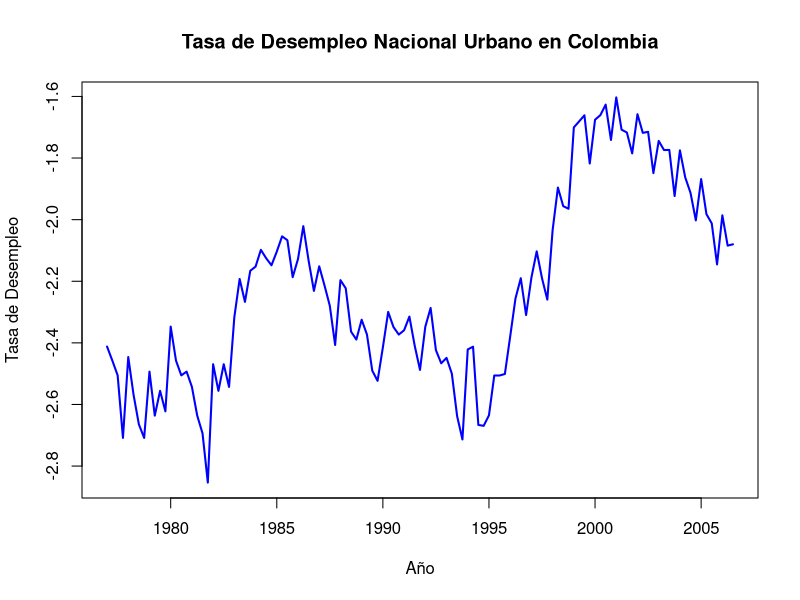
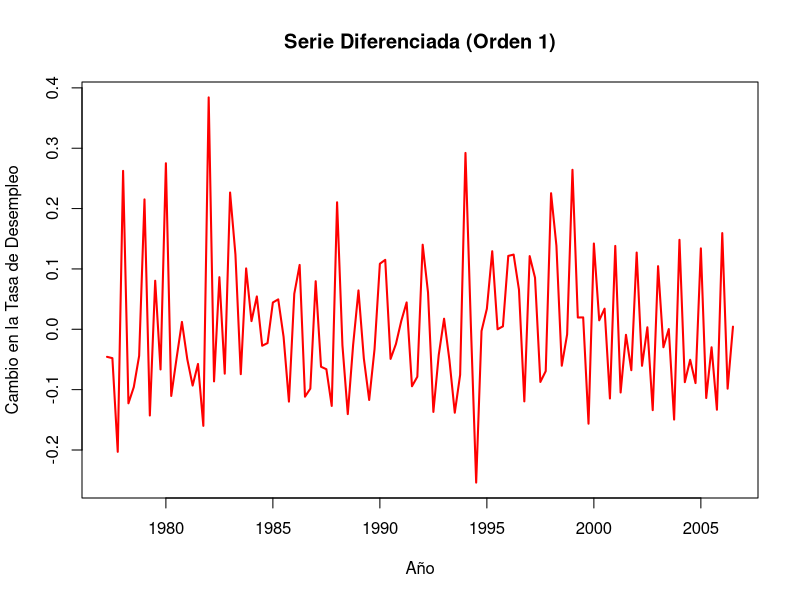
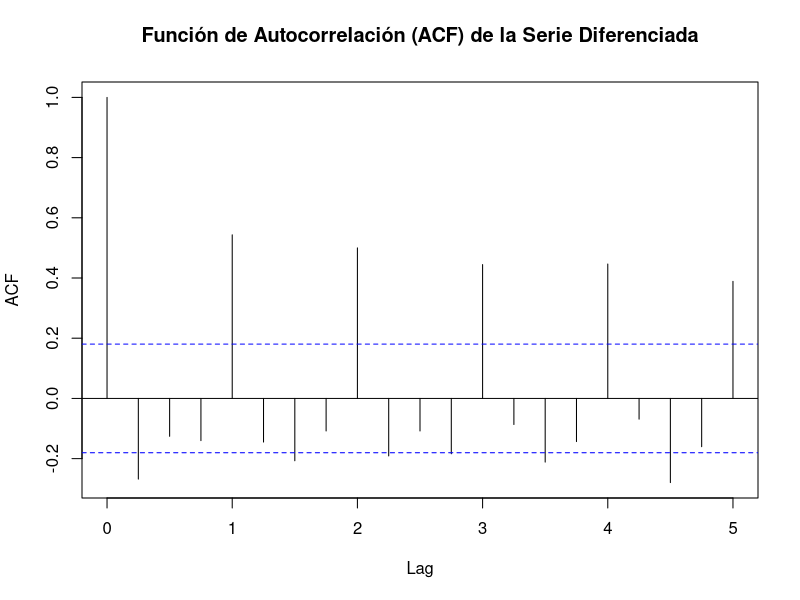
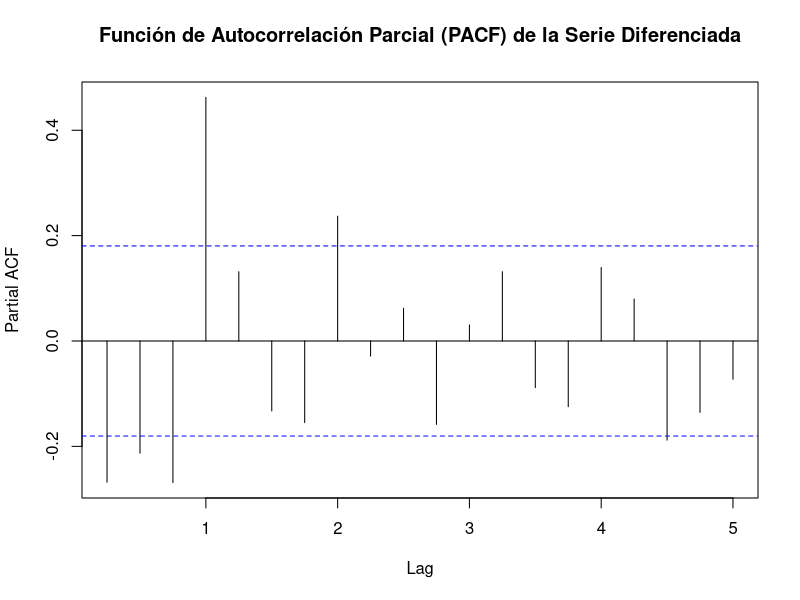
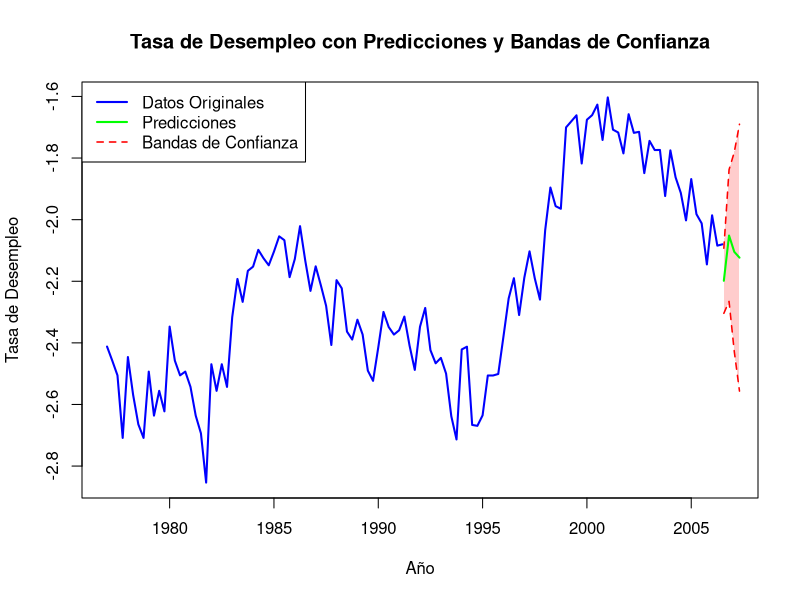
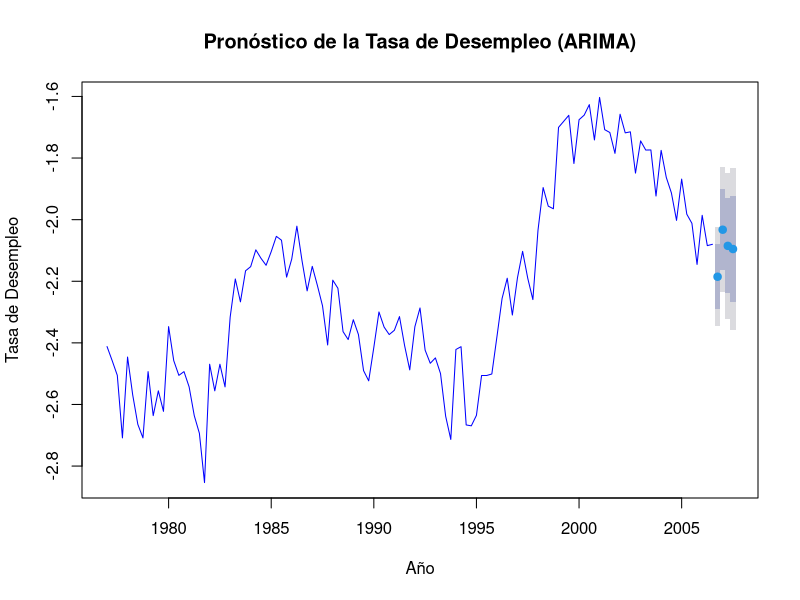
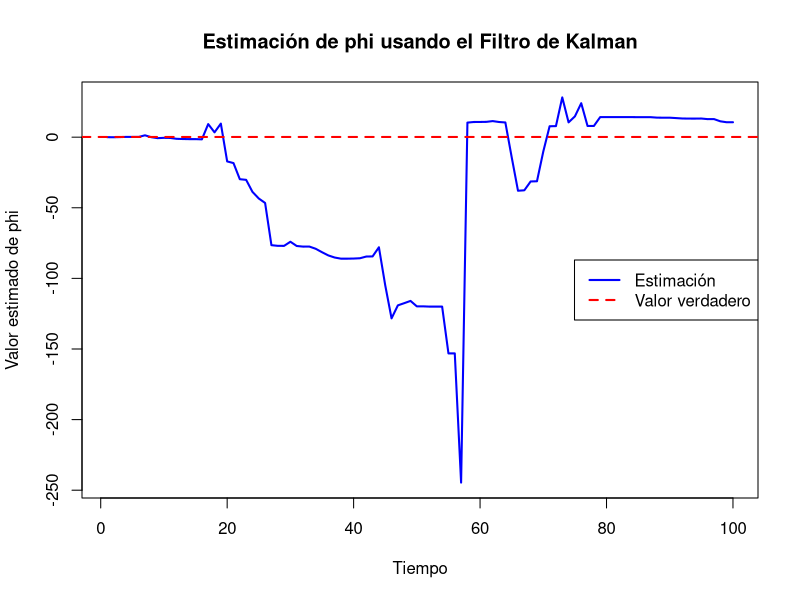

Source code (R) for these figures, in order:
## Parcial 2 Jhon Ramírez y Javier Rodriguez
### Punto 2
library(readxl)
library(tseries)
library(forecast)

# Cargar los datos desde el archivo Excel
P2 <- read_excel("P2.xls")

# Convertir a serie de tiempo trimestral (desde 1977, frecuencia = 4)
P2 <- log(ts(P2$DESEMP, start = c(1977, 1), frequency = 4))

# Gráfico de la serie original
plot(P2, main = "Tasa de Desempleo Nacional Urbano en Colombia", 
     ylab = "Tasa de Desempleo", xlab = "Año", col = "blue", lwd = 2)

# Diferenciación regular (elimina tendencia)
P2d1 <- diff(P2)
plot(P2d1, main = "Serie Diferenciada (Orden 1)", 
     ylab = "Cambio en la Tasa de Desempleo", xlab = "Año", col = "red", lwd = 2)
# Pruebas de estacionariedad (Dickey-Fuller Aumentado)
adf_test_original <- adf.test(P2, alternative = "stationary")
print(adf_test_original)

adf_test_d1 <- adf.test(P2d1, alternative = "stationary")
print(adf_test_d1)

# Autocorrelación y autocorrelación parcial
acf(P2d1, main = "Función de Autocorrelación (ACF) de la Serie Diferenciada")
pacf(P2d1, main = "Función de Autocorrelación Parcial (PACF) de la Serie Diferenciada")

# Modelo de tendencia lineal en diferentes transformaciones
time_index <- time(P2)  
modelo_tendencia_original <- lm(P2 ~ time_index)
summary(modelo_tendencia_original)

time_index <- time(P2d1)
modelo_tendencia_d1 <- lm(P2d1 ~ time_index)
summary(modelo_tendencia_d1)


# Ajuste de modelo ARIMA automáticamente diferencida
modelo1 <- auto.arima(P2d1)
summary(modelo1)
# Realizar pronóstico a 1 año (4 trimestres)
pronostico <- forecast(modelo1, h = 4)
# Último valor de P2, necesario para la reconversión
ultimos_P2 <- tail(P2, 1) 

# Cantidad de valores pronosticados
n_pron <- length(pronostico$mean)

# Crear series de tiempo para las predicciones, asegurando la correcta alineación temporal
pronostico_ts <- ts(pronostico$mean, start = end(P2) + c(0, 1/4), frequency = frequency(P2))
pronostico_lower_ts <- ts(pronostico$lower[,1], start = end(P2) + c(0, 1/4), frequency = frequency(P2))
pronostico_upper_ts <- ts(pronostico$upper[,1], start = end(P2) + c(0, 1/4), frequency = frequency(P2))

# Reconvertir las predicciones a la escala original usando cumsum
pronostico_original_mean <- ts(cumsum(c(ultimos_P2, pronostico_ts))[-1], 
                               start = start(pronostico_ts), frequency = frequency(pronostico_ts))

pronostico_original_lower <- ts(cumsum(c(ultimos_P2, pronostico_lower_ts))[-1], 
                                start = start(pronostico_lower_ts), frequency = frequency(pronostico_lower_ts))

pronostico_original_upper <- ts(cumsum(c(ultimos_P2, pronostico_upper_ts))[-1], 
                                start = start(pronostico_upper_ts), frequency = frequency(pronostico_upper_ts))

# Definir límites del gráfico para mayor claridad
x_lim <- c(start(P2)[1], end(P2)[1] + n_pron / frequency(P2))
y_lim <- range(c(P2, pronostico_original_lower, pronostico_original_upper))

# Graficar la serie original
plot(P2, main = "Tasa de Desempleo con Predicciones y Bandas de Confianza",
     ylab = "Tasa de Desempleo", xlab = "Año", col = "blue", lwd = 2,
     xlim = x_lim, ylim = y_lim)  

# Rellenar la banda de confianza
time_index <- time(pronostico_original_mean)
polygon(c(time_index, rev(time_index)), 
        c(pronostico_original_upper, rev(pronostico_original_lower)), 
        col = rgb(1, 0, 0, 0.2), border = NA)  # Banda de confianza en rojo semitransparente

# Agregar líneas de predicción y bandas de confianza
lines(pronostico_original_mean, col = "green", lwd = 2)
lines(pronostico_original_lower, col = "red", lty = 2, lwd = 1.5)
lines(pronostico_original_upper, col = "red", lty = 2, lwd = 1.5)

# Agregar leyenda mejor posicionada
legend("topleft", legend = c("Datos Originales", "Predicciones", "Bandas de Confianza"),
       col = c("blue", "green", "red"), lty = c(1, 1, 2), lwd = c(2, 2, 1.5),
       bg = "white")

## ajuste modelo sin diferencia 
modelo2=auto.arima(P2)
summary(modelo2)

pronostico <- forecast(modelo2, h = 4)

# Gráfico del pronóstico
plot(pronostico, main = "Pronóstico de la Tasa de Desempleo (ARIMA)", 
     ylab = "Tasa de Desempleo", xlab = "Año", col = "blue")




###Punto 4 Filtro KAlman 
set.seed(123)

# Simulación de una serie AR(1)
n <- 100  # Número de observaciones
phi_true <- 0.13
sigma_epsilon <- 1

y <- numeric(n)
y[1] <- rnorm(1, mean = 0, sd = sigma_epsilon)

for (t in 2:n) {
  y[t] <- phi_true * y[t - 1] + rnorm(1, mean = 0, sd = sigma_epsilon)
}

# Filtro de Kalman para estimar phi
kalman_filter <- function(y, phi_initial = 0, sigma_epsilon = 1) {
  n <- length(y)
  phi_estimates <- numeric(n)
  phi_estimates[1] <- phi_initial
  P <- 1  # Estimación inicial de la varianza del error
  Q <- 0  # Supuesto de que el modelo es lineal y no tiene incertidumbre de proceso
  R <- sigma_epsilon^2  # Varianza del ruido de medición
  
  for (t in 2:n) {
    # Predicción
    phi_pred <- phi_estimates[t-1]
    P_pred <- P + Q
    
    # Innovación (residual)
    innovation <- y[t] - phi_pred * y[t-1]
    
    # Ganancia de Kalman
    K <- P_pred * y[t-1]^2 / (y[t-1]^2 * P_pred + R)
    
    # Actualización
    phi_estimates[t] <- phi_pred + K * innovation
    P <- (1 - K * y[t-1]^2) * P_pred
  }
  
  return(phi_estimates)
}

# Estimación de phi utilizando el filtro de Kalman
phi_estimates <- kalman_filter(y, phi_initial = 0, sigma_epsilon = sigma_epsilon)

# Gráfica de los valores estimados de phi
plot(phi_estimates, type = "l", col = "blue", lwd = 2, main = "Estimación de phi usando el Filtro de Kalman", ylab = "Valor estimado de phi", xlab = "Tiempo")
abline(h = phi_true, col = "red", lwd = 2, lty = 2)
legend("right", legend = c("Estimación", "Valor verdadero"), col = c("blue", "red"), lwd = 2, lty = c(1, 2))
